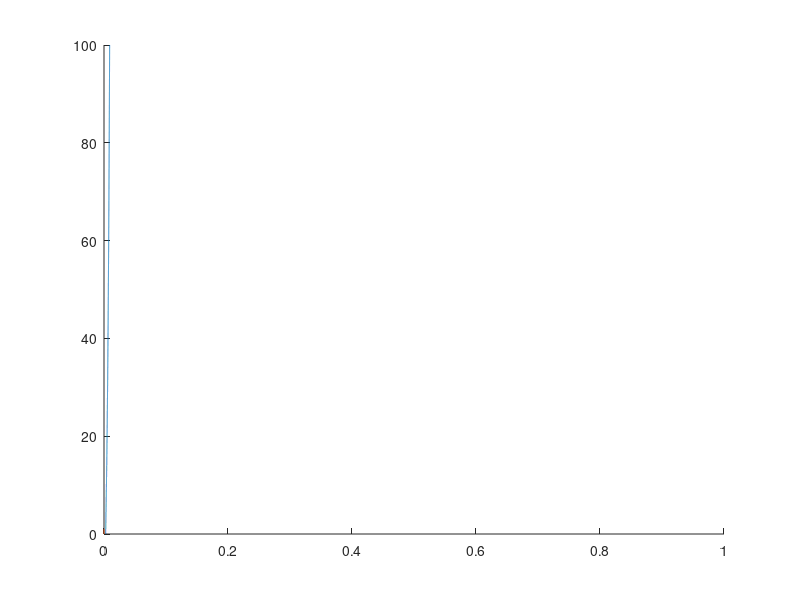

Write the MATLAB code that produced this figure.
clear all;

% Build time vector
dt = 0.000001;
t = 0:dt:1;

% Build step input
u = ones(size(t)); 
u(1) = 0; 

a1 = -1.001;
a2 = 0.00075;

b0 = 39.38;
b1 = -77;   
b2 = 37.64;

% Initialize variables
y0 = 0;
y1 = 0; % Output 1 time step in the past
y2 = 0; % Output 1 time step in the past
x0 = 0; % Output 2 time steps in the past
x1 = 0; % Input 1 time step in the past
x2 = 0; % Input 2 time steps in the past

% Step through time and solve the difference equation
for i = 1:length(t)
    %y(i) = 0.005025*x0 + 9.95e-5 * x1 - 0.004925 * x2 + 1.9899 * y1 - 0.9901 * y2;
    y(i) =  (b0 * x0) + (b1 * x1) + (b2 * x2) - (a1 * y1) - (a2 * y2);
    x2 = x1;
    x1 = u(i); 
    x0 = u(i);
    
    y2 = y1;
    y1 = y(i);
    
    duty(i) = min(max((y(i)/3.3),0),100);
end

hold on;
plot(t, duty);
plot(t, u);